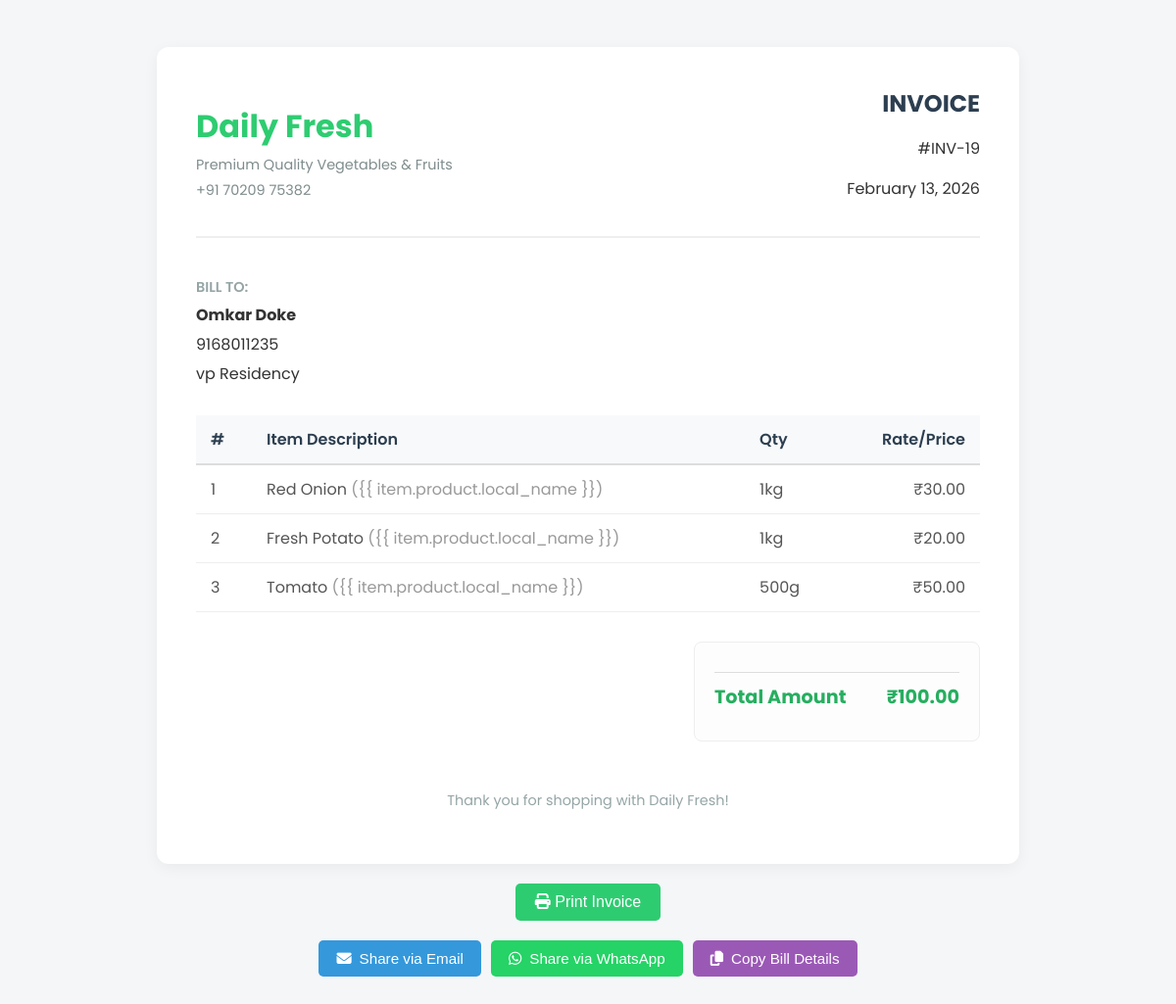
The page /order-bill/19/ (signed in) on the database its author committed.
### store/models.py (models this page shows, shortened)
class Order(models.Model):
    full_name = models.CharField(max_length=100)
    phone_number = models.CharField(max_length=15)
    email = models.EmailField(blank=True, null=True)
    address = models.TextField()
    total_amount = models.DecimalField(max_digits=10, decimal_places=2)
    created_at = models.DateTimeField(auto_now_add=True)

class OrderItem(models.Model):
    order = models.ForeignKey(Order, on_delete=models.CASCADE, related_name='items')
    product = models.ForeignKey(Product, on_delete=models.CASCADE)
    quantity = models.CharField(max_length=50) # e.g. "1 kg" or just "1"
    price_at_time = models.DecimalField(max_digits=8, decimal_places=2)

class Product(models.Model):
    name = models.CharField(max_length=100)
    local_name = models.CharField(max_length=100, blank=True, null=True)
    price = models.DecimalField(max_digits=6, decimal_places=2)
    unit = models.CharField(max_length=20, default='kg')
    image = models.ImageField(upload_to='products/', blank=True, null=True)
    description = models.TextField(blank=True, null=True)

### store/views.py (the view)
# urls.py: path('order-bill/<int:order_id>/', views.order_bill, name='order_bill'),
def order_bill(request, order_id):
    if not request.user.is_staff:
        return redirect('admin_login')
    order = get_object_or_404(Order, pk=order_id)
    return render(request, 'store/order_bill.html', {'order': order})

### store/templates/store/order_bill.html (shortened to what this page needs)
{% load static %}
<!DOCTYPE html>
<html lang="en">
<head>
</head>
<body>
    <div class="invoice-container">
        <header class="header">
            <div class="logo-section">
                <h1>Daily Fresh</h1>
                <p>Premium Quality Vegetables & Fruits</p>
                <p>+91 70209 75382</p>
            </div>
            <div class="invoice-details">
                <h2>INVOICE</h2>
                <p>#INV-{{ order.id }}</p>
                <p>{{ order.created_at|date:"F d, Y" }}</p>
            </div>
        </header>
        <section class="bill-to">
            <div class="section-title">Bill To:</div>
            <p><strong>{{ order.full_name }}</strong></p>
            <p>{{ order.phone_number }}</p>
            <p>{{ order.address }}</p>
        </section>
        <table>
            <thead>
                <tr>
                    <th>#</th>
                    <th>Item Description</th>
                    <th>Qty</th>
                    <th style="text-align:right">Rate/Price</th>
                </tr>
            </thead>
            <tbody>
                {% for item in order.items.all %}
                <tr>
                    <td>{{ forloop.counter }}</td>
                    <td>{{ item.product.name }} {% if item.product.local_name %}<span style="color:#999">({{
                            item.product.local_name }})</span>{% endif %}</td>
                    <td>{{ item.quantity }}</td>
                    <td style="text-align:right">₹{{ item.price_at_time }}</td>
                </tr>
                {% endfor %}
            </tbody>
        </table>
        <div class="total-section">
            <div class="total-box">
                <div class="total-row grand-total">
                    <span>Total Amount</span>
                    <span>₹{{ order.total_amount }}</span>
                </div>
            </div>
        </div>
        <div class="footer">
            <p>Thank you for shopping with Daily Fresh!</p>
        </div>
    </div>
    <button class="print-btn" onclick="window.print()"><i class="fas fa-print"></i> Print Invoice</button>
    <div class="action-buttons">
        <button class="action-btn share-email-btn" onclick="shareViaEmail()">
            <i class="fas fa-envelope"></i> Share via Email
        </button>
        <button class="action-btn share-whatsapp-btn" onclick="shareViaWhatsApp()">
            <i class="fab fa-whatsapp"></i> Share via WhatsApp
        </button>
        <button class="action-btn copy-btn" onclick="copyBillDetails()">
            <i class="fas fa-copy"></i> Copy Bill Details
        </button>
    </div>
    <link rel="stylesheet" href="https://cdnjs.cloudflare.com/ajax/libs/font-awesome/6.4.2/css/all.min.css">

### store/templates/store/order_bill.html (style rules this page uses)
body { font-family: 'Poppins', sans-serif; background-color: #f4f6f8; padding: 40px; color: #333; }
.invoice-container { max-width: 800px; margin: 0 auto; background: white; padding: 40px; border-radius: 12px; box-shadow: 0 4px 15px rgba(0, 0, 0, 0.05); }
.header { display: flex; justify-content: space-between; align-items: center; margin-bottom: 40px; border-bottom: 2px solid #eee; padding-bottom: 20px; }
.logo-section h1 { color: #2ecc71; margin: 0; font-size: 2rem; font-weight: 700; }
.logo-section p { margin: 5px 0 0; color: #7f8c8d; font-size: 0.9rem; }
.invoice-details { text-align: right; }
.invoice-details h2 { margin: 0; color: #2c3e50; }
.section-title { font-size: 0.9rem; text-transform: uppercase; color: #95a5a6; font-weight: 600; margin-bottom: 5px; }
.bill-to { margin-bottom: 30px; }
.bill-to p { margin: 0 0 5px; font-size: 1rem; }
table { width: 100%; border-collapse: collapse; margin-bottom: 30px; }
th { background-color: #f8f9fa; color: #2c3e50; font-weight: 600; text-align: left; padding: 12px 15px; border-bottom: 2px solid #ddd; }
td { padding: 12px 15px; border-bottom: 1px solid #eee; color: #555; }
.total-section { display: flex; justify-content: flex-end; margin-top: 20px; }
.total-box { background: #fdfdfd; padding: 20px; border-radius: 8px; border: 1px solid #eee; min-width: 250px; }
.total-row { display: flex; justify-content: space-between; margin-bottom: 10px; font-size: 0.95rem; }
.grand-total { font-weight: 700; font-size: 1.2rem; color: #27ae60; border-top: 1px solid #ddd; padding-top: 10px; margin-top: 10px; }
.footer { text-align: center; margin-top: 50px; color: #95a5a6; font-size: 0.9rem; }
.print-btn { display: block; margin: 20px auto 0; background: #2ecc71; color: white; border: none; padding: 10px 20px; border-radius: 5px; font-size: 1rem; cursor: pointer; width: fit-content; }
.action-buttons { display: flex; gap: 10px; justify-content: center; flex-wrap: wrap; margin-top: 20px; }
.action-btn { display: inline-flex; align-items: center; gap: 8px; padding: 10px 18px; border: none; border-radius: 5px; font-size: 0.95rem; cursor: pointer; transition: all 0.3s; font-weight: 500; }
.share-email-btn { background: #3498db; color: white; }
.share-whatsapp-btn { background: #25d366; color: white; }
.copy-btn { background: #9b59b6; color: white; }

### rows shown on the page
Order: id "19", created_at "February 13, 2026", full_name "Omkar Doke", phone_number "9168011235", address "vp Residency", total_amount "100.00"
OrderItem: product.name "Red Onion", shows "({{ item.product.local_name }})", quantity "1kg", price_at_time "30.00"
OrderItem: product.name "Fresh Potato", shows "({{ item.product.local_name }})", quantity "1kg", price_at_time "20.00"
OrderItem: product.name "Tomato", shows "({{ item.product.local_name }})", quantity "500g", price_at_time "50.00"
